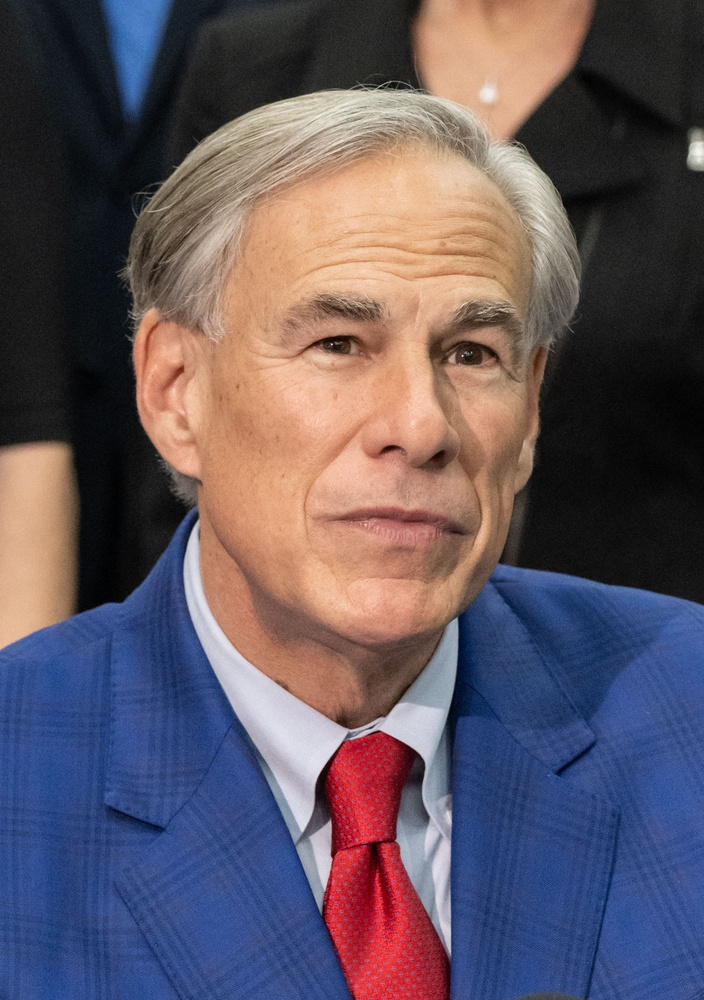
#> input picture drafts/halloween-arch/ref-abbott.jpg, 704 x 1000 px, shrunk from 1801 x 2559 before the run
$ python lowdetail.py ../halloween-arch/ref-abbott.jpg
#> lines starting #> are read from the running program, lines starting #| are printed output that depends on the picture
#!/usr/bin/env python3
"""Find the LOWEST-DETAIL (minimum-edge) text-sized region of an image AS
DISPLAYED in a CSS panel, so verse can be centered where the picture is
calmest. A dark-but-busy patch (crowd, foliage, masonry) fights legibility
even under a scrim; a flat patch reads clean. Edge energy is the metric;
darkness is only a tie-breaker. (Supersedes darkest.py, which minimised mean
luminance and so kept landing verse on dark-but-cluttered regions.)

It reproduces `background-size: cover` + `background-position` cropping into a
panel of a given aspect ratio, builds an edge map (gradient magnitude) at the
DISPLAYED scale, then slides a text-sized window (integral image -> exact +
fast) to the position of least mean edge energy.

  score(window) = norm(mean_edge) + lum-weight * norm(mean_luminance)

Single box:
    python3 lowdetail.py <image> --aspect W/H --posy 0..1 [--posx 0..1] \
                          --win-w 0.44 --win-h 0.24 [--cx-min .. --cx-max ..]

Two boxes on ONE image (e.g. a panel carrying r-left + r-right) — adds a
BALANCE term so the pair sits evenly in the frame instead of clustering. It
minimises  SA + SB + balance * asymmetry  over non-overlapping placements,
where asymmetry is how far the pair's centroid drifts from the panel centre
(so a high box pulls its partner low, a left box pulls its partner right):
    python3 lowdetail.py <image> --two --win-a 0.40,0.13 --win-b 0.42,0.24 \
                          --aspect W/H --posy 0..1 [--cx-min .. --cx-max ..]

Prints each window-centre as panel-relative left%/top% — drop straight into
CSS (left:<L>%; top:<T>%; the base .cap already has translate(-50%,-50%)).
"""
import argparse, numpy as np
from PIL import Image


def panel_grid(path, aspect, posx, posy, PH):
    """Luminance grid as the image is displayed under background-size:cover."""
    L = np.asarray(Image.open(path).convert("L"), dtype=np.float64)
    H, W = L.shape
    PW = max(1, int(round(PH * aspect)))
    s = max(PW / W, PH / H)                       # cover scale
    dispW, dispH = W * s, H * s
    offx, offy = posx * (dispW - PW), posy * (dispH - PH)
    xs = np.clip(((np.arange(PW) + offx) / s), 0, W - 1).astype(int)
    ys = np.clip(((np.arange(PH) + offy) / s), 0, H - 1).astype(int)
    return L[np.ix_(ys, xs)], PW                  # PH x PW luminance as shown


def integral(a):
    I = np.zeros((a.shape[0] + 1, a.shape[1] + 1))
    I[1:, 1:] = a.cumsum(0).cumsum(1)
    return I


def window_means(I, ww, hh):
    """Mean of the integral-image field over every ww x hh window (top-lefts)."""
    s = I[hh:, ww:] - I[:-hh, ww:] - I[hh:, :-ww] + I[:-hh, :-ww]
    return s / (ww * hh)


def norm01(a):
    lo, hi = float(a.min()), float(a.max())
    return (a - lo) / (hi - lo) if hi > lo else np.zeros_like(a)


def score_maps(lum, PH, PW, win_w, win_h, lum_weight):
    """Per-top-left score map for one window size, plus its ww/hh in px."""
    # edge map at displayed scale: gradient magnitude, lightly smoothed so the
    # metric reads "busyness behind a text block", not single-pixel noise
    gy, gx = np.gradient(lum)
    edge = np.hypot(gx, gy)
    ww = max(1, int(round(PW * win_w)))
    hh = max(1, int(round(PH * win_h)))
    em = window_means(integral(edge), ww, hh)
    lm = window_means(integral(lum), ww, hh)
    return norm01(em) + lum_weight * norm01(lm), ww, hh


def clamp_mask(shape, ww, hh, PW, PH, cx_min, cx_max, cy_min, cy_max):
    """Boolean mask of valid top-left positions whose CENTRE lands in range."""
    ys, xs = np.indices(shape)
    cx = (xs + ww / 2) / PW
    cy = (ys + hh / 2) / PH
    return (cx >= cx_min) & (cx <= cx_max) & (cy >= cy_min) & (cy <= cy_max)


def nms_candidates(score, ww, hh, PW, PH, valid, k, sep):
    """Top-k low-score top-lefts, greedily spread out by >= sep (panel frac)."""
    flat = np.where(valid, score, np.inf).ravel()
    order = np.argsort(flat)
    picks, cxs, cys = [], [], []
    sx = sep * PW
    sy = sep * PH
    for idx in order:
        if not np.isfinite(flat[idx]):
            break
        y, x = divmod(idx, score.shape[1])
        if any(abs(x - px) < sx and abs(y - py) < sy for px, py in picks):
            continue
        picks.append((x, y))
        cxs.append((x + ww / 2) / PW)
        cys.append((y + hh / 2) / PH)
        if len(picks) >= k:
            break
    return [(x, y, score[y, x], cx, cy)
            for (x, y), cx, cy in zip(picks, cxs, cys)]


def overlap(ax, ay, aw, ah, bx, by, bw, bh, gap):
    """Do two centre-anchored boxes (panel fracs) overlap, plus a gap margin?"""
    return (abs(ax - bx) * 2 < (aw + bw) + 2 * gap) and \
           (abs(ay - by) * 2 < (ah + bh) + 2 * gap)


def main():
    ap = argparse.ArgumentParser()
    ap.add_argument("image")
    ap.add_argument("--aspect", default="0.832", help="panel W/H (52vw/100vh @1440x900 = 0.832)")
    ap.add_argument("--posx", type=float, default=0.5)
    ap.add_argument("--posy", type=float, default=0.5)
    ap.add_argument("--grid", type=int, default=300, help="panel sampling height px")
    ap.add_argument("--lum-weight", type=float, default=0.3, help="darkness tie-breaker weight")
    # centre clamp (keep caps clear of the seam / nav / head)
    ap.add_argument("--cx-min", type=float, default=0.0)
    ap.add_argument("--cx-max", type=float, default=1.0)
    ap.add_argument("--cy-min", type=float, default=0.0)
    ap.add_argument("--cy-max", type=float, default=1.0)
    # single box
    ap.add_argument("--win-w", type=float, default=0.44)
    ap.add_argument("--win-h", type=float, default=0.24)
    # two boxes
    ap.add_argument("--two", action="store_true")
    ap.add_argument("--win-a", default="0.40,0.13", help="W,H of box A (panel frac)")
    ap.add_argument("--win-b", default="0.42,0.24", help="W,H of box B (panel frac)")
    ap.add_argument("--balance", type=float, default=0.25, help="pair-symmetry weight (tie-breaker, not a detail override)")
    ap.add_argument("--gap", type=float, default=0.02, help="min gap between boxes")
    ap.add_argument("--order-ab", action="store_true", help="force box A's centre above box B's (reading order)")
    ap.add_argument("--stack", action="store_true", help="force box A FULLY above box B (true vertical stack, never side-by-side)")
    a = ap.parse_args()

    aspect = eval(a.aspect) if "/" in a.aspect else float(a.aspect)
    PH = a.grid
    lum, PW = panel_grid(a.image, aspect, a.posx, a.posy, PH)
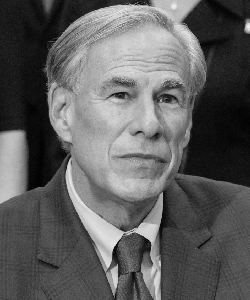
#> lum: shape (300, 250) float64; min 0, max 245, mean 94.6
#> PW = 250

    print(a.image)
    if not a.two:
        S, ww, hh = score_maps(lum, PH, PW, a.win_w, a.win_h, a.lum_weight)
#> in score_maps, `edge = np.hypot(gx, gy)`:
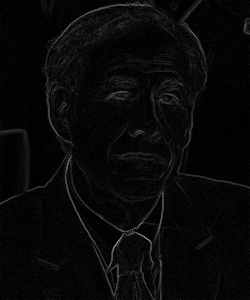
#> edge: shape (300, 250) float64; min 0, max 147.1, mean 8.8
#> in score_maps, `ww = max(1, int(round(PW * win_w)))`: ww = 110
#> call 2 of window_means, with ww = 110, hh = 72
#> in window_means (call 2), `s = I[hh:, ww:] - I[:-hh, ww:] - I[hh:, :-ww] + I[:-hh, :-ww]`:
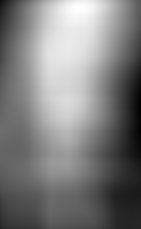
#> s: shape (229, 141) float64; min 525731, max 1375290, mean 946621.6; drawn with min black and max white
#> in window_means (call 2), `return s / (ww * hh)`:
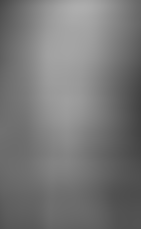
#> returned value: shape (229, 141) float64; min 66.38, max 173.6, mean 119.5
#> in norm01, `lo, hi = float(a.min()), float(a.max())`: lo = 6.74; hi = 13.2
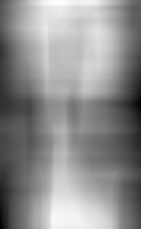
#> S: shape (229, 141) float64; min 0.0388, max 1.14, mean 0.65; drawn with min black and max white
#> ww = 110; hh = 72
        valid = clamp_mask(S.shape, ww, hh, PW, PH, a.cx_min, a.cx_max, a.cy_min, a.cy_max)
#> in clamp_mask, `cx = (xs + ww / 2) / PW`:
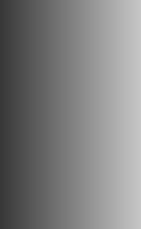
#> cx: shape (229, 141) float64; min 0.22, max 0.78, mean 0.5
#> in clamp_mask, `cy = (ys + hh / 2) / PH`:
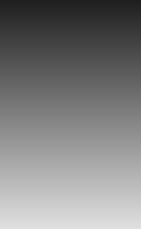
#> cy: shape (229, 141) float64; min 0.12, max 0.88, mean 0.5
#> in clamp_mask, `return (cx >= cx_min) & (cx <= cx_max) & (cy >= cy_min) & (cy <= cy_max)`: returned value: shape (229, 141) bool; every value is 1
        Sm = np.where(valid, S, np.inf)
        y0, x0 = np.unravel_index(np.argmin(Sm), Sm.shape)
#> y0 = 104; x0 = 140
        cx = (x0 + ww / 2) / PW
#> cx = 0.78
        cy = (y0 + hh / 2) / PH
#> cy = 0.467
        print(f"  min-edge {a.win_w:.2f}x{a.win_h:.2f} -> left {cx*100:.1f}%  top {cy*100:.1f}%"
              f"   (score {S[y0, x0]:.3f})")
#|   min-edge 0.44x0.24 -> left 78.0%  top 46.7%   (score 0.039)
        return

    wa = [float(v) for v in a.win_a.split(",")]
    wb = [float(v) for v in a.win_b.split(",")]
    SA, waw, wah = score_maps(lum, PH, PW, wa[0], wa[1], a.lum_weight)
    SB, wbw, wbh = score_maps(lum, PH, PW, wb[0], wb[1], a.lum_weight)
    vA = clamp_mask(SA.shape, waw, wah, PW, PH, a.cx_min, a.cx_max, a.cy_min, a.cy_max)
    vB = clamp_mask(SB.shape, wbw, wbh, PW, PH, a.cx_min, a.cx_max, a.cy_min, a.cy_max)
    candA = nms_candidates(SA, waw, wah, PW, PH, vA, k=90, sep=0.10)
    candB = nms_candidates(SB, wbw, wbh, PW, PH, vB, k=90, sep=0.10)

    best = None
    for _, _, sa, ax, ay in candA:
        for _, _, sb, bx, by in candB:
            if a.order_ab and ay >= by:           # A must read above B
                continue
            if a.stack and (ay + wa[1] / 2 > by - wb[1] / 2 - a.gap):
                continue                          # A must sit FULLY above B (no side-by-side)
            if overlap(ax, ay, wa[0], wa[1], bx, by, wb[0], wb[1], a.gap):
                continue
            asym = abs((ax + bx) / 2 - 0.5) + abs((ay + by) / 2 - 0.5)
            cost = sa + sb + a.balance * asym
            if best is None or cost < best[0]:
                best = (cost, ax, ay, bx, by, sa, sb, asym)
    if best is None:
        print("  no non-overlapping placement in the clamp range")
        return
    _, ax, ay, bx, by, sa, sb, asym = best
    print(f"  box A {wa[0]:.2f}x{wa[1]:.2f} -> left {ax*100:.1f}%  top {ay*100:.1f}%   (score {sa:.3f})")
    print(f"  box B {wb[0]:.2f}x{wb[1]:.2f} -> left {bx*100:.1f}%  top {by*100:.1f}%   (score {sb:.3f})")
    print(f"  pair asymmetry {asym:.3f}  (lower = more balanced)")


if __name__ == "__main__":
    main()

$ run again, on drafts/halloween-arch/ref-thiel.jpg
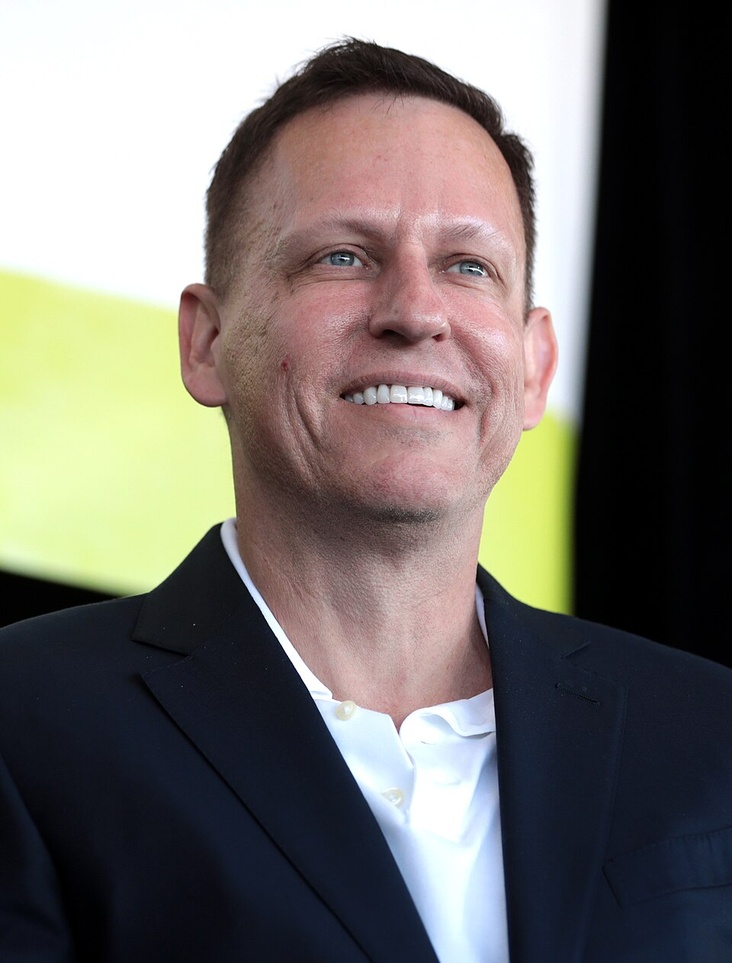
#> input picture drafts/halloween-arch/ref-thiel.jpg, 732 x 963 px, shrunk from 960 x 1263 before the run
#> PW = 250
#> in score_maps, `ww = max(1, int(round(PW * win_w)))`: ww = 110
#> in window_means (call 2), `return s / (ww * hh)`:
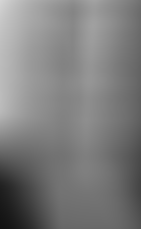
#> returned value: shape (229, 141) float64; min 18.84, max 213.4, mean 124.9
#> lo = 1.43; hi = 14.98
#> in main, `S, ww, hh = score_maps(lum, PH, PW, a.win_w, a.win_h, a.lum_weight)`:
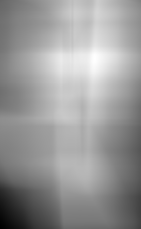
#> S: shape (229, 141) float64; min 0, max 1.2, mean 0.715; drawn with min black and max white
#> in main, `S, ww, hh = score_maps(lum, PH, PW, a.win_w, a.win_h, a.lum_weight)`: ww = 110; hh = 72
#> y0 = 228; x0 = 0
#> in main, `cx = (x0 + ww / 2) / PW`: cx = 0.22
#> in main, `cy = (y0 + hh / 2) / PH`: cy = 0.88
#|   min-edge 0.44x0.24 -> left 22.0%  top 88.0%   (score 0.000)
